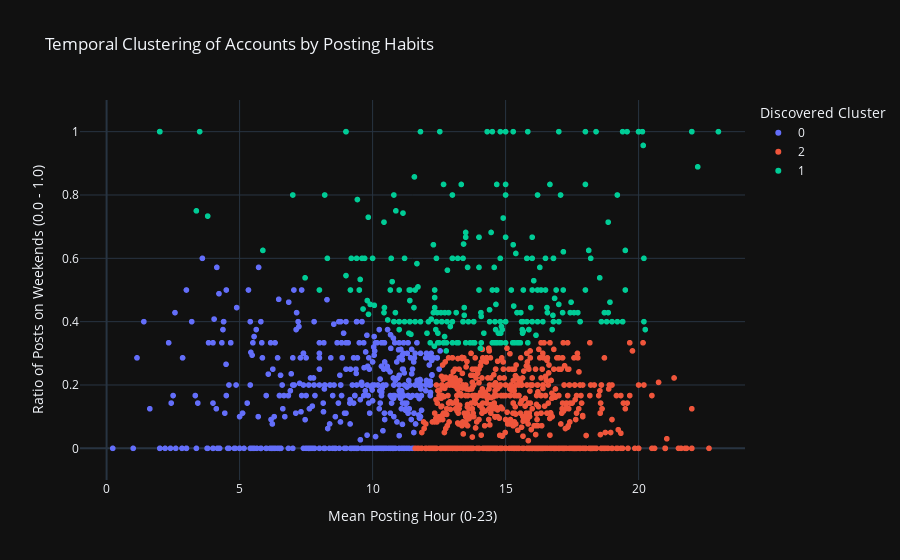

Here is the notebook cell this chart was saved with:
### Code cell
import plotly.express as px
import polars as pl

# We assume 'account_features_clustered' is in memory from the previous step
print("--- Step 4 (Modified): Visualizing Clusters in Notebook ---")

if 'account_features_clustered' not in locals():
    print("Error: 'account_features_clustered' not found. Please re-run Step 3 first.")
else:
    try:
        # --- 1. Prepare DataFrame for Plotting ---
        # Convert cluster label to string so Plotly treats it as a category (distinct colors)
        plot_df = account_features_clustered.with_columns(
            pl.col('cluster').cast(pl.String).alias('cluster_label')
        )

        # --- 2. Create the 2D Scatter Plot ---
        print("Generating 2D cluster scatter plot...")

        fig = px.scatter(
            plot_df.to_pandas(),  # Plotly express works well with Pandas
            x="hour_of_day_mean",
            y="is_weekend_ratio",
            color="cluster_label",  # Color the dots based on their assigned cluster
            title="Temporal Clustering of Accounts by Posting Habits",
            labels={
                "hour_of_day_mean": "Mean Posting Hour (0-23)",
                "is_weekend_ratio": "Ratio of Posts on Weekends (0.0 - 1.0)",
                "cluster_label": "Discovered Cluster"
            },
            # Add hover data to see info for specific accounts
            hover_data=["account.id", "total_posts"]
        )

        fig.update_layout(xaxis=dict(range=[-1, 24]), yaxis=dict(range=[-0.1, 1.1]))

        # This command displays the plot in the notebook without needing kaleido
        fig.show()
        print("Plot displayed successfully in the notebook.")

    except Exception as e:
        print(f"An error occurred during visualization: {e}")

### Figure 1 — Plotly figure (JSON) as saved in the notebook; plotly's stock layout.template omitted (floating-point values rounded to 4 significant figures; data arrays with more than 128 entries replaced by an {"elided": "..."} marker saying what was removed)
{"data": [{"customdata": {"elided": "477x2 int values"}, "hovertemplate": "Discovered Cluster=0<br>Mean Posting Hour (0-23)=%{x}<br>Ratio of Posts on Weekends (0.0 - 1.0)=%{y}<br>account.id=%{customdata[0]}<br>total_posts=%{customdata[1]}<extra></extra>", "legendgroup": "0", "marker": {"color": "#636efa", "symbol": "circle"}, "mode": "markers", "name": "0", "showlegend": true, "x": {"elided": "477 float values"}, "xaxis": "x", "y": {"elided": "477 float values"}, "yaxis": "y", "type": "scattergl"}, {"customdata": {"elided": "813x2 int values"}, "hovertemplate": "Discovered Cluster=2<br>Mean Posting Hour (0-23)=%{x}<br>Ratio of Posts on Weekends (0.0 - 1.0)=%{y}<br>account.id=%{customdata[0]}<br>total_posts=%{customdata[1]}<extra></extra>", "legendgroup": "2", "marker": {"color": "#EF553B", "symbol": "circle"}, "mode": "markers", "name": "2", "showlegend": true, "x": {"elided": "813 float values"}, "xaxis": "x", "y": {"elided": "813 float values"}, "yaxis": "y", "type": "scattergl"}, {"customdata": {"elided": "271x2 int values"}, "hovertemplate": "Discovered Cluster=1<br>Mean Posting Hour (0-23)=%{x}<br>Ratio of Posts on Weekends (0.0 - 1.0)=%{y}<br>account.id=%{customdata[0]}<br>total_posts=%{customdata[1]}<extra></extra>", "legendgroup": "1", "marker": {"color": "#00cc96", "symbol": "circle"}, "mode": "markers", "name": "1", "showlegend": true, "x": {"elided": "271 float values"}, "xaxis": "x", "y": {"elided": "271 float values"}, "yaxis": "y", "type": "scattergl"}], "layout": {"xaxis": {"anchor": "y", "domain": [0.0, 1.0], "title": {"text": "Mean Posting Hour (0-23)"}, "range": [-1, 24]}, "yaxis": {"anchor": "x", "domain": [0.0, 1.0], "title": {"text": "Ratio of Posts on Weekends (0.0 - 1.0)"}, "range": [-0.1, 1.1]}, "legend": {"title": {"text": "Discovered Cluster"}, "tracegroupgap": 0}, "title": {"text": "Temporal Clustering of Accounts by Posting Habits"}}}
